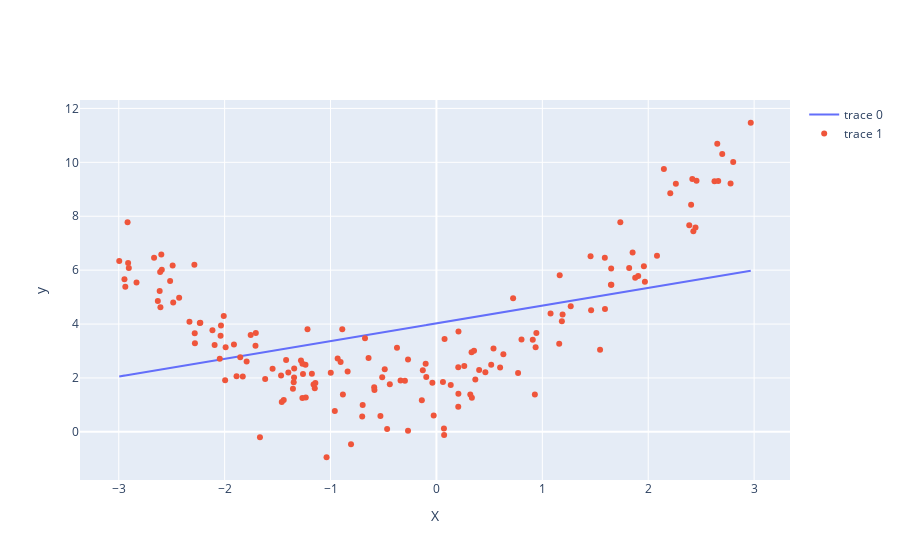

Write notebook code for a chart like this one.
### Code cell
fig = go.Figure()
fig.add_trace(go.Scatter(x=X_train.ravel(),y=lr.predict(X_train).ravel(),mode = 'lines'))
fig.add_trace(go.Scatter(x=X_train.ravel(),y=y_train.ravel(),mode = 'markers'))
fig.update_layout(
    xaxis_title = 'X',
    yaxis_title = 'y',
)

### Figure 1 — Plotly figure (JSON) as saved in the notebook; plotly's stock layout.template omitted (floating-point values rounded to 4 significant figures; data arrays with more than 128 entries replaced by an {"elided": "..."} marker saying what was removed)
{"data": [{"mode": "lines", "type": "scatter", "x": {"elided": "160 float values"}, "y": {"elided": "160 float values"}}, {"mode": "markers", "type": "scatter", "x": {"elided": "160 float values"}, "y": {"elided": "160 float values"}}], "layout": {"autosize": true, "xaxis": {"autorange": true, "range": [-3.399, 3.372], "title": {"text": "X"}, "type": "linear"}, "yaxis": {"autorange": true, "range": [-1.966, 12.49], "title": {"text": "y"}, "type": "linear"}}}
